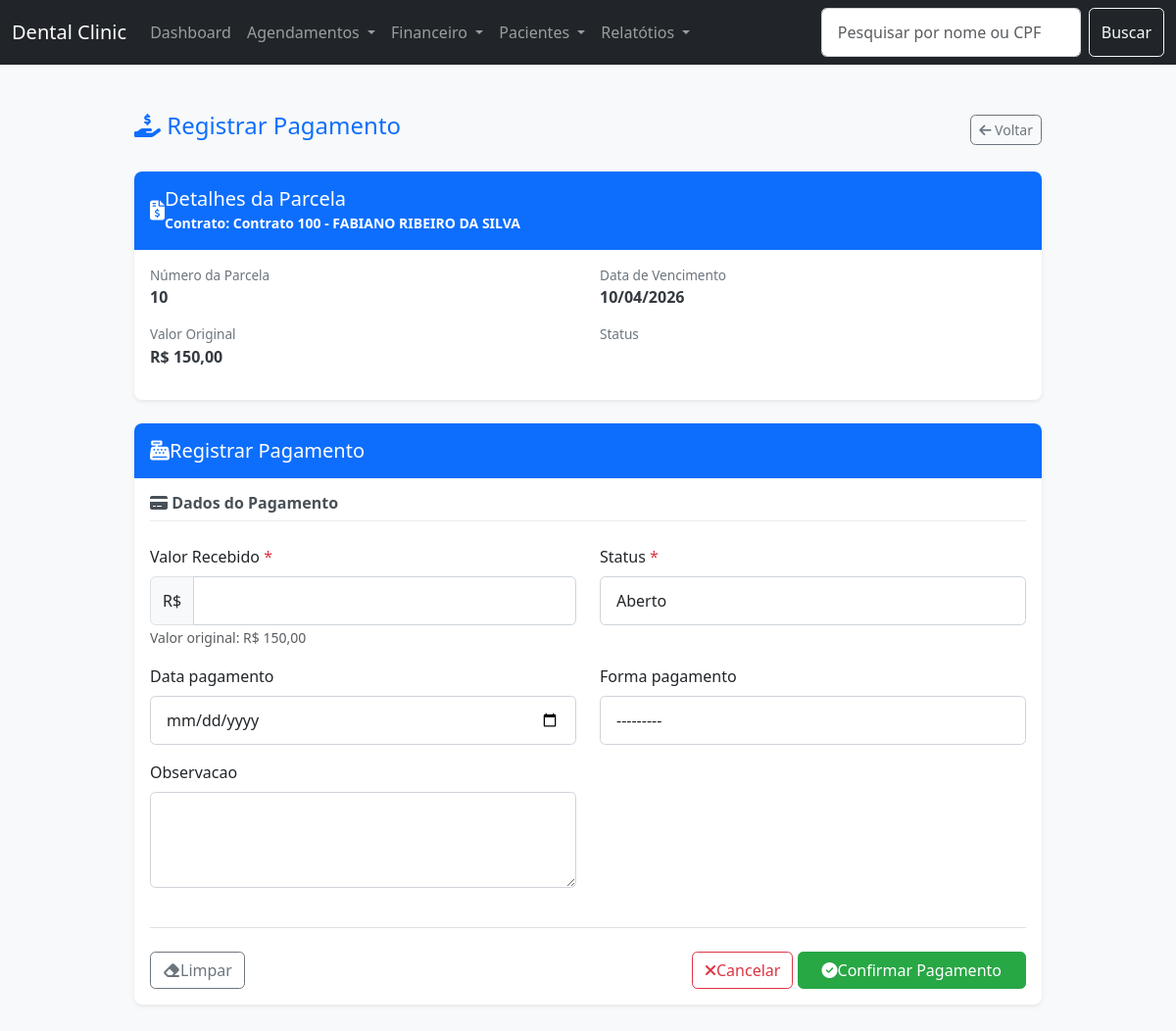
/financeiro/parcela/receber/10/, run on the app's committed database.
### financeiro/models.py (models this page shows, shortened)
class Parcela(models.Model):
    FORMA_PAGAMENTO_CHOICES = [
        ('dinheiro', 'Dinheiro'),
        ('pix_pj', 'Pix PJ'),
        ('pix_pf', 'Pix PF'),
        ('cartao_credito', 'Cartão de crédito'),
        ('cartao_debito', 'Cartão de débito'),
    ]
    contrato = models.ForeignKey(Contrato, on_delete=models.CASCADE, related_name='parcelas')
    numero = models.PositiveIntegerField(verbose_name="Parcela")
    data_vencimento = models.DateField()
    valor = models.DecimalField(max_digits=10, decimal_places=2)
    valor_pago = models.DecimalField(max_digits=10, decimal_places=2, null=True, blank=True)  # <== ADICIONADO
    status = models.CharField(max_length=20, choices=[('aberto', 'Aberto'), ('pago', 'Pago')], default="aberto")
    data_pagamento = models.DateField(null=True, blank=True)
    forma_pagamento = models.CharField(max_length=20, choices=FORMA_PAGAMENTO_CHOICES, null=True, blank=True)
    observacao = models.TextField(blank=True)

class Contrato(models.Model):
    STATUS_CONTRATO_CHOICES = [
        ('ativo', 'ATIVO'),
        ('pendente', 'PENDENTE'),
        ('cancelado', 'CANCELADO'),
        ]
    paciente = models.ForeignKey('paciente.Paciente', on_delete=models.CASCADE, verbose_name='Paciente')
    plano = models.ForeignKey(Plano, on_delete=models.CASCADE, verbose_name='Plano')
    data_adesao = models.DateField(default=date.today, verbose_name='Adesão')
    dia_vencimento = models.IntegerField(choices=[(d, f"Dia {d}") for d in [5, 10, 15, 20, 25, 30]], verbose_name='Vencimento')
    numero_contrato = models.CharField(max_length=20, unique=True, verbose_name='Contrato')
    status_contrato = models.CharField(max_length=20, verbose_name='Status', choices=STATUS_CONTRATO_CHOICES, null=True, blank=True)
    def __str__(self):
        return f"Contrato {self.numero_contrato} - {self.paciente.nome}"

### paciente/models.py (models this page shows, shortened)
class Paciente(models.Model):
    nome = models.CharField(max_length=100)
    cpf = models.CharField(max_length=14, unique=True)
    data_nascimento = models.DateField()
    nome_pai = models.CharField(max_length=150, blank=True, null=True)
    nome_mae = models.CharField(max_length=150, blank=True, null=True)
    nacionalidade = models.CharField(max_length=100, blank=True, null=True)
    naturalidade = models.CharField(max_length=100, blank=True, null=True)
    estado_civil = models.CharField(
        max_length=20,
        choices=[
            ('solteiro', 'Solteiro(a)'),
            ('casado', 'Casado(a)'),
            ('divorciado', 'Divorciado(a)'),
            ('viuvo', 'Viúvo(a)'),
            ('outro', 'Outro'),
        ],
        blank=True,
        null=True
    )
    sexo = models.CharField(
        max_length=10,
        choices=[
            ('masculino', 'Masculino'),
            ('feminino', 'Feminino'),
            ('outro', 'Outro'),
        ],
        blank=True,
        null=True
    )
    profissao = models.CharField(max_length=100, blank=True, null=True)
    telefone = models.CharField(max_length=20, blank=True, null=True)
    observacao_contato = models.TextField(blank=True, null=True)
    cep = models.CharField(max_length=9, blank=True, null=True)
    endereco = models.CharField(max_length=150, blank=True, null=True)
    numero = models.CharField(max_length=10, blank=True, null=True)
    bairro = models.CharField(max_length=100, blank=True, null=True)
    cidade = models.CharField(max_length=100, blank=True, null=True)
    uf = models.CharField(max_length=2, blank=True, null=True)
    complemento = models.CharField(max_length=100, blank=True, null=True)
    ponto_referencia = models.CharField(max_length=150, blank=True, null=True)
    outras_observacoes = models.TextField(blank=True, null=True)
    data_cadastro = models.DateTimeField(auto_now_add=True)

### financeiro/views.py (the view)
# urls.py: path('parcela/receber/<int:parcela_id>/', views.parcela_receber, name='parcela_receber'),
def parcela_receber(request, parcela_id):
    parcela = get_object_or_404(Parcela, id=parcela_id)
    paciente = parcela.contrato.paciente
    if request.method == 'POST':
        form = ParcelaReceberForm(request.POST, instance=parcela)
        if form.is_valid():
            form.save()
            return redirect('financeiro:paciente_ficha', paciente_id=paciente.id)
    else:
        form = ParcelaReceberForm(instance=parcela)
    return render(request, 'financeiro/parcela/parcela_receber.html', {
        'form': form,
        'parcela': parcela,
        'paciente_id': paciente.id,
    })

### financeiro/forms.py
class ParcelaReceberForm(forms.ModelForm):
    class Meta:
        model = Parcela
        fields = ['valor_pago', 'status', 'data_pagamento', 'forma_pagamento', 'observacao']
        widgets = {
            'valor_pago': forms.NumberInput(attrs={
                'class': 'form-control',
                'step': '0.01',
                'min': '0',
            }),
            'status': forms.Select(attrs={'class': 'form-control'}),
            'data_pagamento': forms.DateInput(attrs={'type': 'date', 'class': 'form-control'}),
            'forma_pagamento': forms.Select(attrs={'class': 'form-control'}),
            'observacao': forms.Textarea(attrs={'class': 'form-control', 'rows': 3}),
        }

### financeiro/templates/financeiro/parcela/parcela_receber.html (shortened to what this page needs)
{% extends 'core/base.html' %}
{% load crispy_forms_tags %}
{% block content %}
<div class="container py-4">
    <div class="row justify-content-center">
        <div class="col-lg-10">
            <div class="d-flex justify-content-between align-items-center mb-4">
                <h2 class="h4 font-weight-bold text-primary">
                    <i class="fas fa-hand-holding-usd mr-2"></i>
                    Registrar Pagamento
                </h2>
                <a href="{% url 'financeiro:paciente_ficha' parcela.contrato.paciente.id %}"
                   class="btn btn-sm btn-outline-secondary">
                    <i class="fas fa-arrow-left mr-1"></i> Voltar
                </a>
            </div>
            <div class="card shadow-sm border-0 mb-4">
                <div class="card-header bg-primary text-white py-3">
                    <div class="d-flex align-items-center">
                        <i class="fas fa-file-invoice-dollar fa-lg mr-3"></i>
                        <div>
                            <h5 class="mb-0 font-weight-bold">Detalhes da Parcela</h5>
                            <small class="font-weight-light">Contrato: {{ parcela.contrato }}</small>
                        </div>
                    </div>
                </div>
                <div class="card-body">
                    <div class="row">
                        <div class="col-md-6">
                            <div class="detail-item mb-3">
                                <span class="detail-label">Número da Parcela</span>
                                <span class="detail-value">{{ parcela.numero }}</span>
                            </div>
                            <div class="detail-item mb-3">
                                <span class="detail-label">Valor Original</span>
                                <span class="detail-value">R$ {{ parcela.valor|floatformat:2 }}</span>
                            </div>
                        </div>
                        <div class="col-md-6">
                            <div class="detail-item mb-3">
                                <span class="detail-label">Data de Vencimento</span>
                                <span class="detail-value">{{ parcela.data_vencimento|date:"d/m/Y" }}</span>
                            </div>
                            <div class="detail-item mb-3">
                                <span class="detail-label">Status</span>
                                <span class="badge badge-{% if parcela.status == 'pago' %}success{% else %}warning{% endif %}">
                                </span>
                            </div>
                        </div>
                    </div>
                </div>
            </div>
            <div class="card shadow-sm border-0">
                <div class="card-header bg-primary text-white py-3">
                    <h5 class="mb-0 font-weight-bold d-flex align-items-center">
                        <i class="fas fa-cash-register mr-3"></i>
                        <span>Registrar Pagamento</span>
                    </h5>
                </div>
                <div class="card-body">
                    <form method="post" class="needs-validation" novalidate>
                        <div class="form-section mb-4">
                            <h6 class="section-title">
                                <i class="fas fa-credit-card mr-2"></i>
                                Dados do Pagamento
                            </h6>
                            <div class="section-content">
                                <div class="row">
                                    <div class="form-group col-md-6 mb-3">
                                        <label for="{{ form.valor_pago.id_for_label }}" class="form-label">
                                            Valor Recebido
                                            <span class="text-danger">*</span>
                                        </label>
                                        <div class="input-group">
                                          <span class="input-group-text">R$</span>
                                          {{ form.valor_pago }}
                                        </div>
                                        <small class="form-text text-muted">
                                            Valor original: R$ {{ parcela.valor|floatformat:2 }}
                                        </small>
                                    </div>
                                    {% for field in form %}
                                        {% if field.name != 'valor_pago' %}
                                        <div class="form-group col-md-6 mb-3">
                                            <label for="{{ field.id_for_label }}" class="form-label">
                                                {{ field.label }}
                                                {% if field.field.required %}<span class="text-danger">*</span>{% endif %}
                                            </label>
                                            {{ field }}
                                        </div>
                                        {% endif %}
                                    {% endfor %}
                                </div>
                            </div>
                        </div>
                        <div class="form-actions pt-4 border-top">
                            <div class="d-flex justify-content-between">
                                <button type="reset" class="btn btn-outline-secondary">
                                    <i class="fas fa-eraser mr-2"></i>Limpar
                                </button>
                                <div>
                                    <a href="{% url 'financeiro:paciente_ficha' parcela.contrato.paciente.id %}"
                                       class="btn btn-outline-danger mr-2">
                                        <i class="fas fa-times mr-2"></i>Cancelar
                                    </a>
                                    <button type="submit" class="btn btn-success px-4">
                                        <i class="fas fa-check-circle mr-2"></i>Confirmar Pagamento
                                    </button>
                                </div>
                            </div>
                        </div>
                    </form>
                </div>
            </div>
        </div>
    </div>
</div>
{% endblock %}

### templates/core/base.html (style rules this page uses)
body { background-color: #f8f9fa; padding-top: 70px; }
.card-header { font-weight: bold; }

### financeiro/templates/financeiro/parcela/parcela_receber.html (style rules this page uses)
.card { border-radius: 0.5rem; overflow: hidden; margin-bottom: 1.5rem; }
.card-header { border-bottom: none; }
.detail-item { display: flex; flex-direction: column; }
.detail-label { font-size: 0.85rem; color: #6c757d; font-weight: 500; }
.detail-value { font-size: 1rem; color: #343a40; font-weight: 600; }
.section-title { color: #495057; font-weight: 600; border-bottom: 1px solid #e9ecef; padding-bottom: 0.5rem; margin-bottom: 1.5rem; }
.form-control, .custom-select { border-radius: 0.35rem; padding: 0.75rem 1rem; border: 1px solid #ced4da; transition: all 0.2s; }
.input-group-text { background-color: #f8f9fa; }
.btn { font-weight: 500; border-radius: 0.35rem; transition: all 0.2s; }
.btn-success { background-color: #28a745; border-color: #28a745; }
.form-actions { padding-top: 1.5rem; }

### data on the page
Parcela: contrato "Contrato 100 - FABIANO RIBEIRO DA SILVA", numero "10", valor "150,00", data_vencimento "10/04/2026", form "Aberto" "---------"

### other printed values
{{ field.label }} "Status" "Data pagamento" "Forma pagamento" "Observacao"
